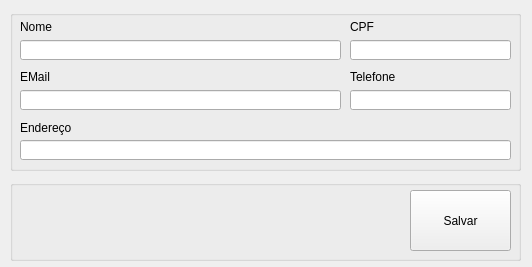
<?xml version="1.0" encoding="UTF-8"?>
<ui version="4.0">
 <class>frmCliente</class>
 <widget class="QWidget" name="frmCliente">
  <property name="geometry">
   <rect>
    <x>0</x>
    <y>0</y>
    <width>532</width>
    <height>267</height>
   </rect>
  </property>
  <property name="windowTitle">
   <string>Cadastro de Cliente</string>
  </property>
  <property name="windowIcon">
   <iconset>
    <normaloff>../Imagens/btnCadCli.png</normaloff>../Imagens/btnCadCli.png</iconset>
  </property>
  <widget class="QGroupBox" name="groupBox">
   <property name="geometry">
    <rect>
     <x>10</x>
     <y>10</y>
     <width>511</width>
     <height>161</height>
    </rect>
   </property>
   <property name="title">
    <string/>
   </property>
   <widget class="QLabel" name="label">
    <property name="geometry">
     <rect>
      <x>10</x>
      <y>10</y>
      <width>46</width>
      <height>13</height>
     </rect>
    </property>
    <property name="text">
     <string>Nome</string>
    </property>
   </widget>
   <widget class="QLabel" name="label_2">
    <property name="geometry">
     <rect>
      <x>340</x>
      <y>10</y>
      <width>46</width>
      <height>13</height>
     </rect>
    </property>
    <property name="text">
     <string>CPF</string>
    </property>
   </widget>
   <widget class="QLabel" name="lbEndereco">
    <property name="geometry">
     <rect>
      <x>10</x>
      <y>110</y>
      <width>51</width>
      <height>16</height>
     </rect>
    </property>
    <property name="text">
     <string>Endereço</string>
    </property>
   </widget>
   <widget class="QLabel" name="lbEmail">
    <property name="geometry">
     <rect>
      <x>10</x>
      <y>60</y>
      <width>46</width>
      <height>13</height>
     </rect>
    </property>
    <property name="text">
     <string>EMail</string>
    </property>
   </widget>
   <widget class="QLabel" name="label_5">
    <property name="geometry">
     <rect>
      <x>340</x>
      <y>60</y>
      <width>46</width>
      <height>13</height>
     </rect>
    </property>
    <property name="text">
     <string>Telefone</string>
    </property>
   </widget>
   <widget class="QLineEdit" name="edtNome">
    <property name="geometry">
     <rect>
      <x>10</x>
      <y>30</y>
      <width>321</width>
      <height>20</height>
     </rect>
    </property>
   </widget>
   <widget class="QLineEdit" name="edtCPF">
    <property name="geometry">
     <rect>
      <x>340</x>
      <y>30</y>
      <width>161</width>
      <height>20</height>
     </rect>
    </property>
   </widget>
   <widget class="QLineEdit" name="edtEmail">
    <property name="geometry">
     <rect>
      <x>10</x>
      <y>80</y>
      <width>321</width>
      <height>20</height>
     </rect>
    </property>
   </widget>
   <widget class="QLineEdit" name="edtTelefone">
    <property name="geometry">
     <rect>
      <x>340</x>
      <y>80</y>
      <width>161</width>
      <height>20</height>
     </rect>
    </property>
   </widget>
   <widget class="QLineEdit" name="edtEndereco">
    <property name="geometry">
     <rect>
      <x>10</x>
      <y>130</y>
      <width>491</width>
      <height>20</height>
     </rect>
    </property>
   </widget>
  </widget>
  <widget class="QGroupBox" name="groupBox_2">
   <property name="geometry">
    <rect>
     <x>10</x>
     <y>180</y>
     <width>511</width>
     <height>81</height>
    </rect>
   </property>
   <property name="title">
    <string/>
   </property>
   <widget class="QPushButton" name="btnSalvar">
    <property name="geometry">
     <rect>
      <x>400</x>
      <y>10</y>
      <width>101</width>
      <height>61</height>
     </rect>
    </property>
    <property name="cursor">
     <cursorShape>PointingHandCursor</cursorShape>
    </property>
    <property name="text">
     <string>Salvar</string>
    </property>
    <property name="icon">
     <iconset>
      <normaloff>../../Imagens/save.png</normaloff>../../Imagens/save.png</iconset>
    </property>
    <property name="iconSize">
     <size>
      <width>35</width>
      <height>35</height>
     </size>
    </property>
   </widget>
  </widget>
 </widget>
 <resources/>
 <connections/>
</ui>
